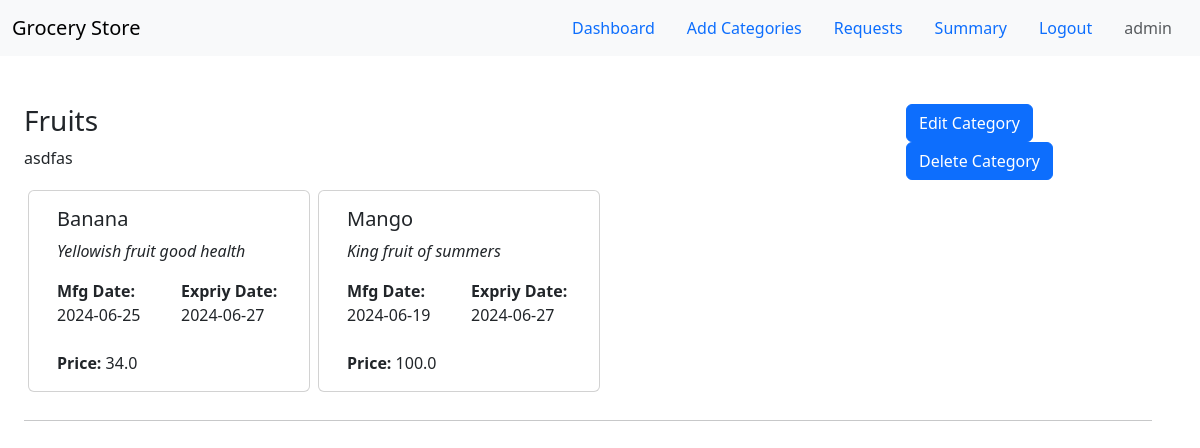
The page / (signed in) on the database its author committed.
### application/models.py (models this page shows, shortened)
class Categories(db.Model):
    category_id = db.Column(db.Integer,primary_key=True)
    name = db.Column(db.String(40),nullable=False)
    description = db.Column(db.String(100),nullable=True)
    products = db.relationship('Product',backref='category',lazy=True)

class Product(db.Model):
    product_id = db.Column(db.Integer,primary_key=True)
    name = db.Column(db.String(40),nullable=False)
    description = db.Column(db.String(100),nullable=True)
    selling_price = db.Column(db.Float,nullable=False)
    stock = db.Column(db.Integer,nullable=False)
    manufacture_date = db.Column(db.Date,nullable=False)
    expiry_date = db.Column(db.Date,nullable=True)
    cost_price = db.Column(db.Float,nullable=False)
    image_url = db.Column(db.String(100),nullable=True)
    category_id = db.Column(db.Integer,db.ForeignKey('categories.category_id'))

### application/routes.py (the view)
@app.route("/")
def index():
    if session.get('username',None):
        categories = Categories.query.all()
        return render_template('index.html',categories = categories)
    return render_template('index.html')

### template/index.html (shortened to what this page needs)
{% extends 'nav_link.html' %}
{% block main_content %}
{% if session['username'] %}
<div class = "container-fluid mt-5">
    {% for category in categories %}
    <div class="container-fluid mt-5">
        <div class="row">
            <div class="col-9 ">
                <h3 class="">{{category.name}}</h3>
                <p class="">{{category.description}}</p>
            </div>
            {% if (session['role']=='store_manager') or (session['role'] == 'admin') %}
            <div class="col-3">
                <a href={{ url_for('edit_category', category_id=category.category_id )}} class="btn btn-primary">Edit Category</a>
                <a href={{url_for('delete_category',category_id=category.category_id)}} class="btn btn-primary">Delete Category</a>
            </div>
            {% endif %}
        </div>
        <div class="row container-fluid justify-content-start">
        {% for product in category.products %}
        <div class="card col-3 m-1">
            <div class="card-body">
              <h5 class="card-title">{{product.name}}</h5>
              <p class="card-text"><em>{{product.description}}</em></p>
              <div class="row">
                <div class="col-6">
                    <p class="card-text"><strong>Mfg Date:</strong> {{product.manufacture_date}}</p>
                </div>
                <div class="col-6">
                    <p class="card-text"><strong>Expriy Date:</strong> {{product.expiry_date}}</p>
                </div>
              </div>
              <div class="row">
                <div class="col-6">
                    <p class="card-text mt-4"><strong>Price:</strong> {{product.selling_price}}</p>
                </div>
              </div>
            </div>
        </div>
        {% endfor %}
        <hr class="mt-4">
        </div>
    </div>
    {%endfor%}
</div>
{% endif %}
{% endblock main_content %}

### rows shown on the page
Categories: name "Fruits", description "asdfas"
Product: name "Banana", description "Yellowish fruit good health", manufacture_date "2024-06-25", expiry_date "2024-06-27", selling_price "34.0"
Product: name "Mango", description "King fruit of summers", manufacture_date "2024-06-19", expiry_date "2024-06-27", selling_price "100.0"

### other values the page prints
{{ session['username'] }} "admin"
